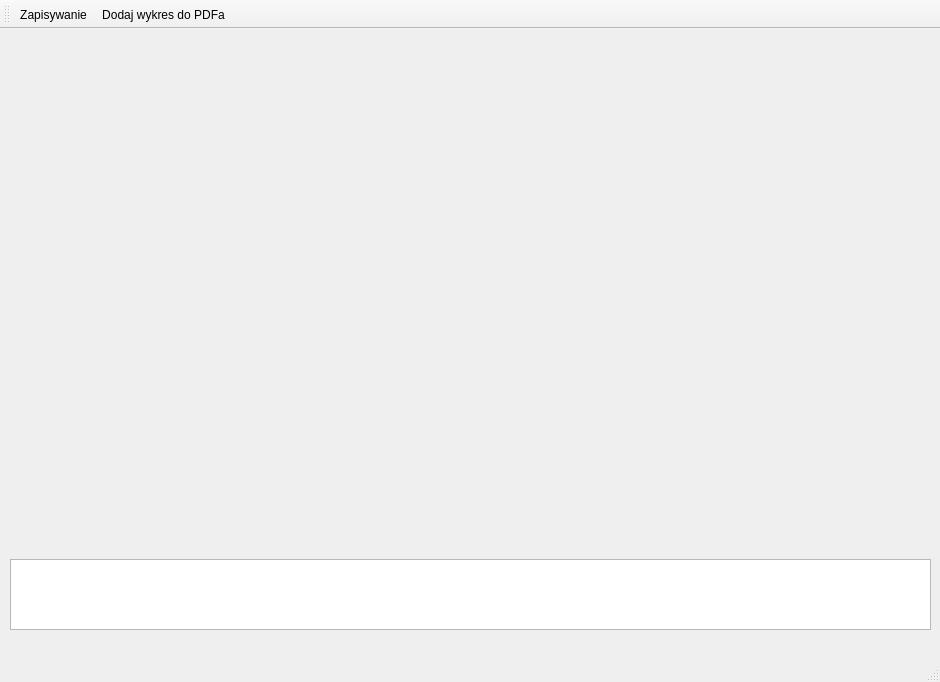
<?xml version="1.0" encoding="UTF-8"?>
<ui version="4.0">
 <class>HeartPlotterAppClass</class>
 <widget class="QMainWindow" name="HeartPlotterAppClass">
  <property name="geometry">
   <rect>
    <x>0</x>
    <y>0</y>
    <width>940</width>
    <height>682</height>
   </rect>
  </property>
  <property name="windowTitle">
   <string>HeartPlotterApp</string>
  </property>
  <widget class="QWidget" name="centralWidget">
   <widget class="QCustomPlot" name="plotContainer" native="true">
    <property name="geometry">
     <rect>
      <x>10</x>
      <y>10</y>
      <width>921</width>
      <height>511</height>
     </rect>
    </property>
   </widget>
   <widget class="QTextEdit" name="textEdit">
    <property name="geometry">
     <rect>
      <x>10</x>
      <y>530</y>
      <width>921</width>
      <height>71</height>
     </rect>
    </property>
   </widget>
  </widget>
  <widget class="QMenuBar" name="menuBar">
   <property name="geometry">
    <rect>
     <x>0</x>
     <y>0</y>
     <width>940</width>
     <height>22</height>
    </rect>
   </property>
  </widget>
  <widget class="QToolBar" name="mainToolBar">
   <attribute name="toolBarArea">
    <enum>TopToolBarArea</enum>
   </attribute>
   <attribute name="toolBarBreak">
    <bool>false</bool>
   </attribute>
   <addaction name="actionSave_Document"/>
   <addaction name="actionInsert_Plot"/>
  </widget>
  <widget class="QStatusBar" name="statusBar"/>
  <action name="actionSave_Document">
   <property name="text">
    <string>Zapisywanie</string>
   </property>
   <property name="menuRole">
    <enum>QAction::TextHeuristicRole</enum>
   </property>
  </action>
  <action name="actionInsert_Plot">
   <property name="text">
    <string>Dodaj wykres do PDFa</string>
   </property>
   <property name="menuRole">
    <enum>QAction::NoRole</enum>
   </property>
  </action>
 </widget>
 <layoutdefault spacing="6" margin="11"/>
 <customwidgets>
  <customwidget>
   <class>QCustomPlot</class>
   <extends>QWidget</extends>
   <header>qcustomplot/qcustomplot.h</header>
   <container>1</container>
  </customwidget>
 </customwidgets>
 <resources>
  <include location="HeartPlotterApp.qrc"/>
 </resources>
 <connections/>
</ui>
